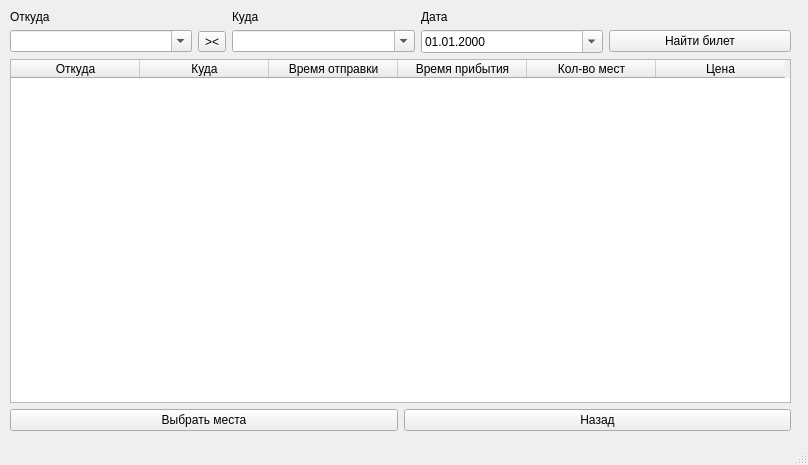
<?xml version="1.0" encoding="UTF-8"?>
<ui version="4.0">
 <class>Ticket</class>
 <widget class="QMainWindow" name="Ticket">
  <property name="geometry">
   <rect>
    <x>0</x>
    <y>0</y>
    <width>808</width>
    <height>465</height>
   </rect>
  </property>
  <property name="sizePolicy">
   <sizepolicy hsizetype="Preferred" vsizetype="Preferred">
    <horstretch>10</horstretch>
    <verstretch>20</verstretch>
   </sizepolicy>
  </property>
  <property name="font">
   <font>
    <pointsize>8</pointsize>
   </font>
  </property>
  <property name="windowTitle">
   <string>Ticket</string>
  </property>
  <widget class="QWidget" name="centralwidget">
   <widget class="QWidget" name="layoutWidget">
    <property name="geometry">
     <rect>
      <x>10</x>
      <y>10</y>
      <width>781</width>
      <height>421</height>
     </rect>
    </property>
    <property name="font">
     <font>
      <pointsize>9</pointsize>
     </font>
    </property>
    <layout class="QVBoxLayout" name="verticalLayout">
     <item>
      <layout class="QGridLayout" name="gridLayout">
       <item row="0" column="0">
        <widget class="QLabel" name="label">
         <property name="font">
          <font>
           <pointsize>9</pointsize>
          </font>
         </property>
         <property name="text">
          <string>Откуда</string>
         </property>
        </widget>
       </item>
       <item row="0" column="2">
        <widget class="QLabel" name="label_2">
         <property name="font">
          <font>
           <pointsize>9</pointsize>
          </font>
         </property>
         <property name="text">
          <string>Куда</string>
         </property>
        </widget>
       </item>
       <item row="0" column="3">
        <widget class="QLabel" name="label_3">
         <property name="font">
          <font>
           <pointsize>9</pointsize>
          </font>
         </property>
         <property name="text">
          <string>Дата</string>
         </property>
        </widget>
       </item>
       <item row="1" column="0">
        <widget class="QComboBox" name="combo_departure">
         <property name="font">
          <font>
           <pointsize>9</pointsize>
          </font>
         </property>
         <property name="editable">
          <bool>true</bool>
         </property>
         <property name="currentText">
          <string/>
         </property>
         <property name="placeholderText">
          <string>Откуда</string>
         </property>
        </widget>
       </item>
       <item row="1" column="1">
        <widget class="QToolButton" name="but_switch">
         <property name="font">
          <font>
           <pointsize>9</pointsize>
          </font>
         </property>
         <property name="text">
          <string>&gt;&lt;</string>
         </property>
        </widget>
       </item>
       <item row="1" column="2">
        <widget class="QComboBox" name="combo_destination">
         <property name="font">
          <font>
           <pointsize>9</pointsize>
          </font>
         </property>
         <property name="editable">
          <bool>true</bool>
         </property>
         <property name="currentText">
          <string/>
         </property>
         <property name="placeholderText">
          <string>Куда</string>
         </property>
        </widget>
       </item>
       <item row="1" column="3">
        <widget class="QDateEdit" name="date_edit">
         <property name="font">
          <font>
           <pointsize>9</pointsize>
          </font>
         </property>
         <property name="displayFormat">
          <string>dd.MM.yyyy</string>
         </property>
         <property name="calendarPopup">
          <bool>true</bool>
         </property>
        </widget>
       </item>
       <item row="1" column="4">
        <widget class="QPushButton" name="but_search">
         <property name="font">
          <font>
           <pointsize>9</pointsize>
          </font>
         </property>
         <property name="text">
          <string>Найти билет</string>
         </property>
        </widget>
       </item>
      </layout>
     </item>
     <item>
      <layout class="QGridLayout" name="gridLayout_2">
       <item row="0" column="0" colspan="2">
        <widget class="QTableWidget" name="table_timetable">
         <property name="sizePolicy">
          <sizepolicy hsizetype="Preferred" vsizetype="Preferred">
           <horstretch>15</horstretch>
           <verstretch>15</verstretch>
          </sizepolicy>
         </property>
         <property name="minimumSize">
          <size>
           <width>699</width>
           <height>0</height>
          </size>
         </property>
         <property name="maximumSize">
          <size>
           <width>16777215</width>
           <height>16777215</height>
          </size>
         </property>
         <property name="font">
          <font>
           <pointsize>9</pointsize>
          </font>
         </property>
         <property name="selectionBehavior">
          <enum>QAbstractItemView::SelectionBehavior::SelectItems</enum>
         </property>
         <property name="sortingEnabled">
          <bool>true</bool>
         </property>
         <property name="rowCount">
          <number>0</number>
         </property>
         <attribute name="horizontalHeaderVisible">
          <bool>true</bool>
         </attribute>
         <attribute name="horizontalHeaderCascadingSectionResizes">
          <bool>false</bool>
         </attribute>
         <attribute name="horizontalHeaderMinimumSectionSize">
          <number>32</number>
         </attribute>
         <attribute name="horizontalHeaderDefaultSectionSize">
          <number>129</number>
         </attribute>
         <attribute name="horizontalHeaderShowSortIndicator" stdset="0">
          <bool>true</bool>
         </attribute>
         <attribute name="horizontalHeaderStretchLastSection">
          <bool>false</bool>
         </attribute>
         <attribute name="verticalHeaderVisible">
          <bool>false</bool>
         </attribute>
         <attribute name="verticalHeaderCascadingSectionResizes">
          <bool>false</bool>
         </attribute>
         <column>
          <property name="text">
           <string>Откуда</string>
          </property>
         </column>
         <column>
          <property name="text">
           <string>Куда</string>
          </property>
         </column>
         <column>
          <property name="text">
           <string>Время отправки</string>
          </property>
         </column>
         <column>
          <property name="text">
           <string>Время прибытия</string>
          </property>
         </column>
         <column>
          <property name="text">
           <string>Кол-во мест</string>
          </property>
         </column>
         <column>
          <property name="text">
           <string>Цена</string>
          </property>
         </column>
        </widget>
       </item>
       <item row="2" column="1">
        <widget class="QPushButton" name="but_back">
         <property name="font">
          <font>
           <pointsize>9</pointsize>
          </font>
         </property>
         <property name="text">
          <string>Назад</string>
         </property>
        </widget>
       </item>
       <item row="2" column="0">
        <widget class="QPushButton" name="but_confirm">
         <property name="font">
          <font>
           <pointsize>9</pointsize>
          </font>
         </property>
         <property name="text">
          <string>Выбрать места</string>
         </property>
        </widget>
       </item>
      </layout>
     </item>
    </layout>
   </widget>
  </widget>
  <widget class="QStatusBar" name="statusbar"/>
 </widget>
 <resources/>
 <connections/>
</ui>
